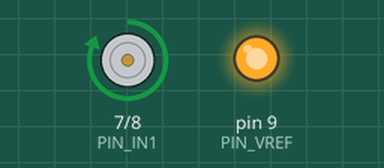
Recording of a sketch running on a simulated Arduino Uno, built with avr-gcc and run on an emulated ATmega328P. Parts: motor-driver pin pairs drawn as motors (green arrow = first pin HIGH = forward, orange = second pin HIGH = backward, longer = more drive), output pins drawn as LEDs (lit = HIGH).

Above: at 2.5 s.
At 7.5 s:
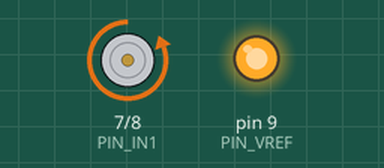
At 11.0 s:
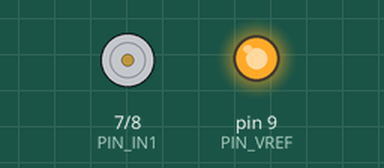
Timing chart, 0 to 13.8 s (numbered marks = the images above):
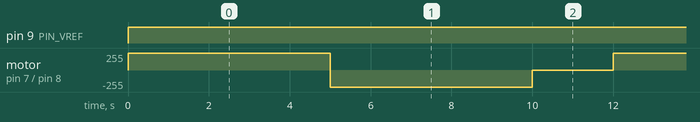

The sketch:

move_pump.ino
```cpp
#define PIN_IN1 7
#define PIN_IN2 8
#define PIN_VREF 9 // PWM

void setup(){
  pinMode(PIN_IN1,OUTPUT);
  pinMode(PIN_IN2,OUTPUT);
}

void loop(){

//    // モーターの回転速度を中間にする
//    analogWrite(PIN_VREF,127);

        // モーターの回転速度を最大にする
    analogWrite(PIN_VREF,255);

    // 回転
    digitalWrite(PIN_IN1,HIGH);
    digitalWrite(PIN_IN2,LOW);
    delay(5000);

    // ブレーキ
    digitalWrite(PIN_IN1,HIGH);
    digitalWrite(PIN_IN2,HIGH);

    // 逆回転
    digitalWrite(PIN_IN1,LOW);
    digitalWrite(PIN_IN2,HIGH);
    delay(5000);

    // ブレーキ
    digitalWrite(PIN_IN1,HIGH);
    digitalWrite(PIN_IN2,HIGH);
    delay(2000);

//    // モーターの回転速度を最大にする
//    analogWrite(PIN_VREF,255);
//
//    // 逆回転　
//    digitalWrite(PIN_IN1,LOW);
//    digitalWrite(PIN_IN2,HIGH);
//    delay(5000);
//
//    // ストップ
//    digitalWrite(PIN_IN1,LOW);
//    digitalWrite(PIN_IN2,LOW);
//    delay(2000);
}
```

Measured:
- by itself, pin 9 (PIN_VREF): LOW → HIGH at 0.00 s
- by itself, motor on pin 7 (PIN_IN1) / pin 8 (PIN_IN2): repeats every 12.0 s: backward 255/255 5.0 s, stopped 2.0 s, forward 255/255 5.0 s
